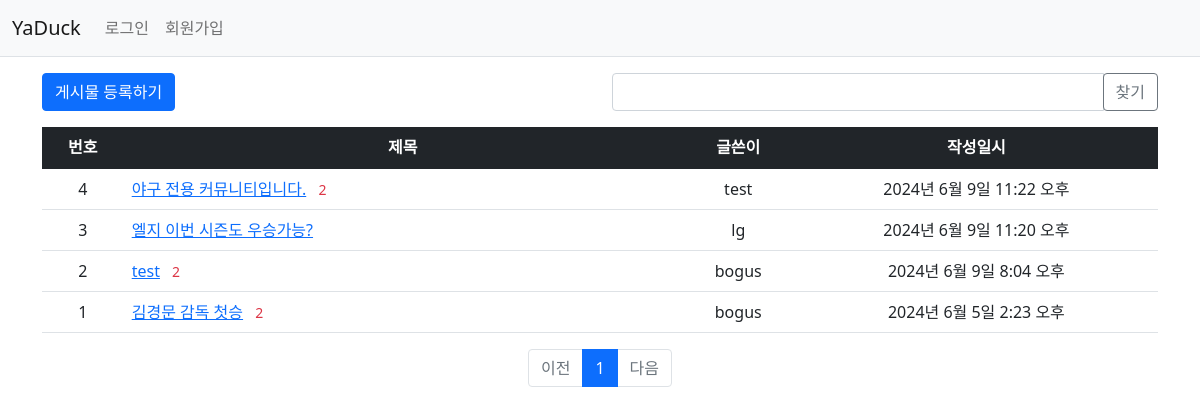
The page / on the database its author committed.
### yaduck/models.py (models this page shows, shortened)
class Question(models.Model):
    author = models.ForeignKey(User, on_delete=models.CASCADE, related_name='author_question')
    subject = models.CharField(max_length=200)
    content = models.TextField()
    create_date = models.DateTimeField()
    modify_date = models.DateTimeField(null=True, blank=True)
    voter = models.ManyToManyField(User, related_name='voter_question')
    category = models.ForeignKey(Category, on_delete=models.SET_NULL, null=True, related_name='questions')

### yaduck/views.py (the view, shortened to what this page needs)
# urls.py: path('', views.index),
def index(request):
    page = request.GET.get('page', '1')  # 페이지
    kw = request.GET.get('kw', '')  # 검색어
    question_list = Question.objects.order_by('-create_date')
    paginator = Paginator(question_list, 10)  # 페이지당 10개씩 보여주기
    page_obj = paginator.get_page(page)
    context = {'question_list': page_obj, 'page': page, 'kw': kw}
    return render(request, 'yaduck/question_list.html', context)

### yaduck/templatetags/yaduck_filter.py (called while the page is built)
@register.filter
def sub(value, arg):
    return value - arg

### templates/yaduck/question_list.html (shortened to what this page needs)
{% extends 'base.html' %}
{% load yaduck_filter %}
{% block content %}
<div class="container my-3">
    <div class="row my-3">
        <div class="col-6">
            <a href="{% url 'yaduck:question_create' %}" class="btn btn-primary">게시물 등록하기</a>
        </div>
        <div class="col-6">
            <div class="input-group">
                <input type="text" id="search_kw" class="form-control" value="{{ kw|default_if_none:'' }}">
                <div class="input-group-append">
                    <button class="btn btn-outline-secondary" type="button" id="btn_search">찾기</button>
                </div>
            </div>
        </div>
    </div>
    <table class="table">
        <thead>
        <tr class="text-center table-dark">
            <th>번호</th>
            <th style="width:50%">제목</th>
            <th>글쓴이</th>
            <th>작성일시</th>
        </tr>
        </thead>
        <tbody>
        {% if question_list %}
        {% for question in question_list %}
        <tr class="text-center">
            <td>
                {{ question_list.paginator.count|sub:question_list.start_index|sub:forloop.counter0|add:1 }}
            </td>
            <td class="text-start">
                <a href="{% url 'yaduck:detail' question.id %}">{{ question.subject }}</a>
                {% if question.answer_set.count > 0 %}
    <span class="text-danger small mx-2">{{ question.answer_set.count }}</span>
    {% endif %}
            </td>
            <td>{{ question.author.username }}</td>
            <td>{{ question.create_date }}</td>
        </tr>
        {% endfor %}
        {% else %}
        <tr>
            <td colspan="4">질문이 없습니다.</td>
        </tr>
        {% endif %}
        </tbody>
    </table>
    <ul class="pagination justify-content-center">
        {% if question_list.has_previous %}
        <li class="page-item">
            <a class="page-link" data-page="{{ question_list.previous_page_number }}"
               href="javascript:void(0)">이전</a>
        </li>
        {% else %}
        <li class="page-item disabled">
            <a class="page-link" tabindex="-1" aria-disabled="true"
               href="javascript:void(0)">이전</a>
        </li>
        {% endif %}
        {% for page_number in question_list.paginator.page_range %}
        {% if page_number >= question_list.number|add:-5 and page_number <= question_list.number|add:5 %}
        {% if page_number == question_list.number %}
        <li class="page-item active" aria-current="page">
            <a class="page-link" data-page="{{ page_number }}"
               href="javascript:void(0)">{{ page_number }}</a>
        </li>
        {% else %}
        <li class="page-item">
            <a class="page-link" data-page="{{ page_number }}"
               href="javascript:void(0)">{{ page_number }}</a>
        </li>
        {% endif %}
        {% endif %}
        {% endfor %}
        {% if question_list.has_next %}
        <li class="page-item">
            <a class="page-link" data-page="{{ question_list.next_page_number }}"
               href="javascript:void(0)">다음</a>
        </li>
        {% else %}
        <li class="page-item disabled">
            <a class="page-link" tabindex="-1" aria-disabled="true"
               href="javascript:void(0)">다음</a>
        </li>
        {% endif %}
    </ul>
</div>
{% endblock %}

### templates/base.html (shortened to what this page needs)
{% load static %}
<!doctype html>
<html lang="ko">
<head>
    <link rel="stylesheet" type="text/css" href="{% static 'bootstrap.min.css' %}">
    <link rel="stylesheet" type="text/css" href="{% static 'style.css' %}">
</head>
<body>
{% include "navbar.html" %}
{% block content %}
{% endblock %}
</body>
</html>

### templates/navbar.html (shortened to what this page needs)
<nav class="navbar navbar-expand-lg navbar-light bg-light border-bottom">
    <div class="container-fluid">
        <a class="navbar-brand" href="{% url 'yaduck:index' %}">YaDuck</a>
        <div class="collapse navbar-collapse" id="navbarSupportedContent">
            <ul class="navbar-nav me-auto mb-2 mb-lg-0">
                <li class="nav-item">
                    {% if user.is_authenticated %}
                    <a class="nav-link" href="{% url 'common:logout' %}">{{ user.username }} (로그아웃)</a>
                    {% else %}
                    <a class="nav-link" href="{% url 'common:login' %}">로그인</a>
                    {% endif %}
                </li>
                <li>
                    {% if not user.is_authenticated %}
                    <a class="nav-link" href="{% url 'common:signup' %}">회원가입</a>
                    {% endif %}
                </li>
            </ul>
        </div>
    </div>
</nav>

### rows shown on the page
Question: paginator.count|sub "4", subject "야구 전용 커뮤니티입니다.", answer_set.count "2", author.username "test", create_date "2024년 6월 9일 11:22 오후"
Question: paginator.count|sub "3", subject "엘지 이번 시즌도 우승가능?", author.username "lg", create_date "2024년 6월 9일 11:20 오후"
Question: paginator.count|sub "2", subject "test", answer_set.count "2", author.username "bogus", create_date "2024년 6월 9일 8:04 오후"
Question: paginator.count|sub "1", subject "김경문 감독 첫승", answer_set.count "2", author.username "bogus", create_date "2024년 6월 5일 2:23 오후"

### other values the page prints
{{ page_number }} "1"
